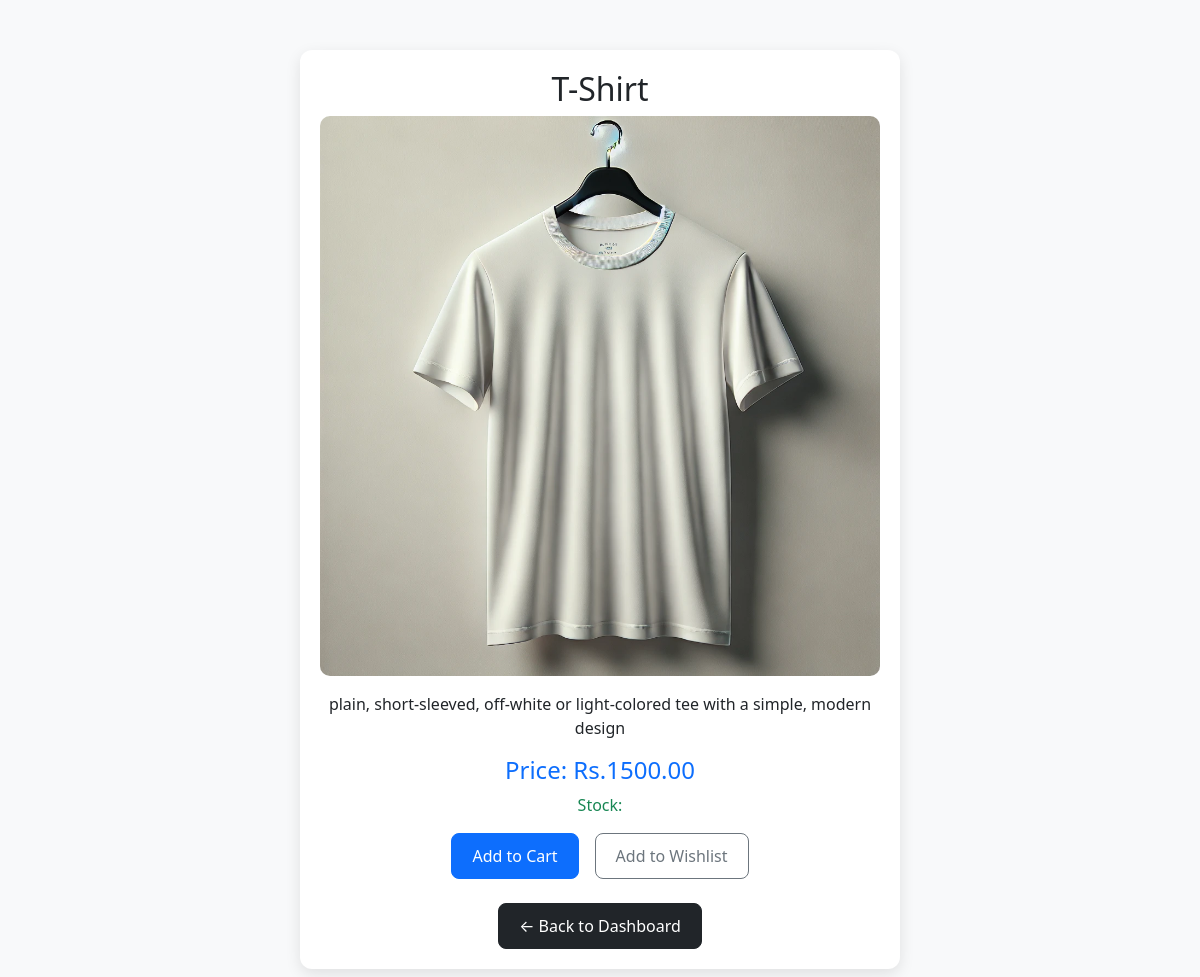
Screenshot of /accounts/product_detail/1/ (signed in) with the database file from the repository.
### accounts/models.py (models this page shows, shortened)
class Product(models.Model):
    name=models.CharField(max_length=255)
    description=models.TextField()
    price=models.DecimalField(max_digits=10,decimal_places=2)
    category=models.ForeignKey(Category,on_delete=models.CASCADE)
    image=models.ImageField(upload_to='product_images/')

### accounts/views.py (the view)
# urls.py: path('product_detail/<int:product_id>/', product_detail, name='product_detail'),
@login_required
def product_detail(request, product_id):
    product = get_object_or_404(Product, id=product_id)
    return render(request, "accounts/product_detail.html", {"product": product})

### accounts/context_processors.py (called while the page is built)
def category_list(request):
    categories = Category.objects.all()
    return {"categories": categories}

### accounts/templates/accounts/product_detail.html (shortened to what this page needs)
<!DOCTYPE html>
<html lang="en">
  <head>
    <link rel="stylesheet" href="https://cdn.jsdelivr.net/npm/bootstrap@5.3.0/dist/css/bootstrap.min.css" />
  </head>
  <body>
    <div class="container">
      <div class="product-container">
        <h2>{{ product.name }}</h2>
        <img src="{{ product.image.url }}" alt="{{ product.name }}" />
        <p class="mt-3">{{ product.description }}</p>
        <h4 class="text-primary">Price: Rs.{{ product.price }}</h4>
        <p class="text-success">Stock: {{ product.stock }}</p>
        <div class="d-flex justify-content-center gap-3 mt-3">
          <a href="{% url 'add_to_cart' product.id %}" class="btn btn-primary btn-custom">Add to Cart</a>
          <a href="{% url 'add_to_wishlist' product.id %}" class="btn btn-outline-secondary btn-custom">Add to Wishlist</a>
        </div>
        <div class="mt-4">
          <a href="{% url 'user_dashboard' %}" class="btn btn-dark btn-custom">← Back to Dashboard</a>
        </div>
      </div>
    </div>
  </body>
</html>

### accounts/templates/accounts/product_detail.html (style rules this page uses)
body { background-color: #f8f9fa; }
.product-container { max-width: 600px; margin: 50px auto; padding: 20px; background: white; border-radius: 12px; box-shadow: 0px 5px 15px rgba(0, 0, 0, 0.1); text-align: center; transition: transform 0.3s ease-in-out; }
img { max-width: 100%; border-radius: 10px; transition: transform 0.3s ease-in-out; }
.btn-custom { transition: all 0.3s ease-in-out; padding: 10px 20px; border-radius: 8px; }

### rows the page displays
Product: name "T-Shirt", image (picture), description "plain, short-sleeved, off-white or light-colored tee with a simple, modern design", price "1500.00"
